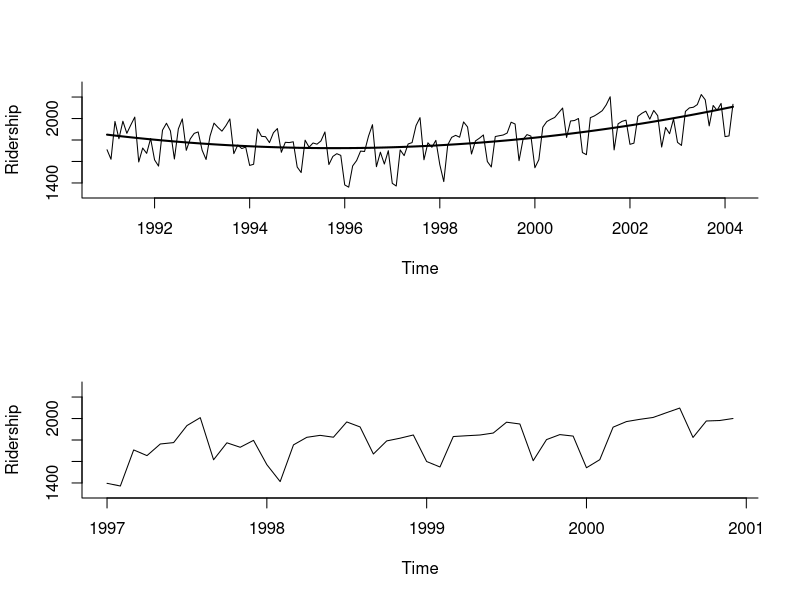

The R source for this figure:
library(forecast)

Amtrak.data <- read.csv("Amtrak data.csv")
ridership.ts <- ts(Amtrak.data$Ridership, start = c(1991,1), end = c(2004, 3), freq = 12)
ridership.lm <- tslm(ridership.ts ~ trend + I(trend^2))

# Figure 2-4
par(mfrow = c(2, 1))
plot(ridership.ts, xlab = "Time", ylab = "Ridership", ylim = c(1300, 2300), bty = "l")
lines(ridership.lm$fitted, lwd = 2)
ridership.ts.zoom <- window(ridership.ts, start = c(1997, 1), end = c(2000, 12))
plot(ridership.ts.zoom, xlab = "Time", ylab = "Ridership", ylim = c(1300, 2300), bty = "l")
